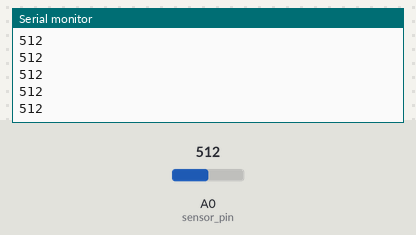
Bench run of a sketch on a simulated Arduino Uno, built with avr-gcc and run on an emulated ATmega328P. Parts: the last lines printed to the serial monitor. The test bench sets the inputs (shaded band); at power-on: A0 (sensor_pin) = 512.

Above: at 1.2 s.
1.3 s: A0 (sensor_pin) set to 830
At 1.41 s:
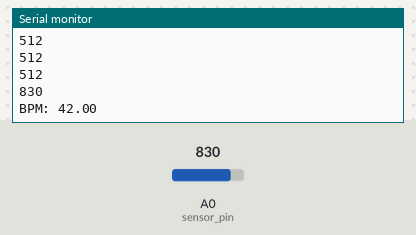
2.9 s: A0 (sensor_pin) set to 810
At 2.91 s:
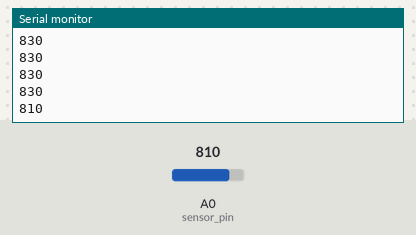
Timing chart, 0 to 5.9 s (numbered marks = the images above; inputs shaded):
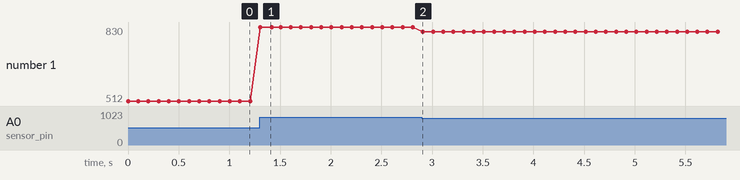

Measured:
- after the input at 1.3 s, the serial monitor: prints a new line at once (image 1)
- after the input at 2.9 s, the serial monitor: prints a new line at once (image 2)
- plotted number 1: 512 → 830 after the input at 1.3 s, 830 → 810 after the input at 2.9 s

The sketch:

signal_processing.ino
```cpp
// declaring variables
const int sensor_pin = 0;
int pulse_signal = 0;
float BPM = 0;
int pulse_period = 0;

// declaring flags and time storing variables (true = placing flag, false = picking up flag)
bool any_peak_detected = false;
bool first_peak_detected = true;
unsigned long first_pulse_time = 0;
unsigned long second_pulse_time = 0;

// declaring upper and lower threshold
int upper_threshold = 820;
int lower_threshold = 800;

void setup() {
  // initialize serial communication
  Serial.begin(9600);
}

void loop() {
  // collect pulse signal and print
  pulse_signal = analogRead(sensor_pin);
  Serial.println(pulse_signal);

  // adding checkpoint
  delay(100);
  // creating upper threshold flag
  if (pulse_signal > upper_threshold && any_peak_detected == false) {
    // placing any peak flag
    any_peak_detected = true;
    if (first_peak_detected == true) {
      // recording first checkpoint
      first_pulse_time = millis();
    }
    else {
      // recording second checkpoint
      second_pulse_time = millis();
      // calculating pulse period
      pulse_period = second_pulse_time - first_pulse_time;
      // calculating BPM from pulse period
      BPM = 60000/pulse_period;
      // placing first peak flag
      first_peak_detected = true;
      //picking up any peak flag
      any_peak_detected = false;
      // printing BPM values
      Serial.print("BPM: ");
      Serial.println(float(BPM));
    }
  }

  // creating lower threshold flag
  if (pulse_signal < lower_threshold) {
    // picking up any peak flag
    any_peak_detected = false;
    // picking up first peak flag
    first_peak_detected = false;
  }

}
```
